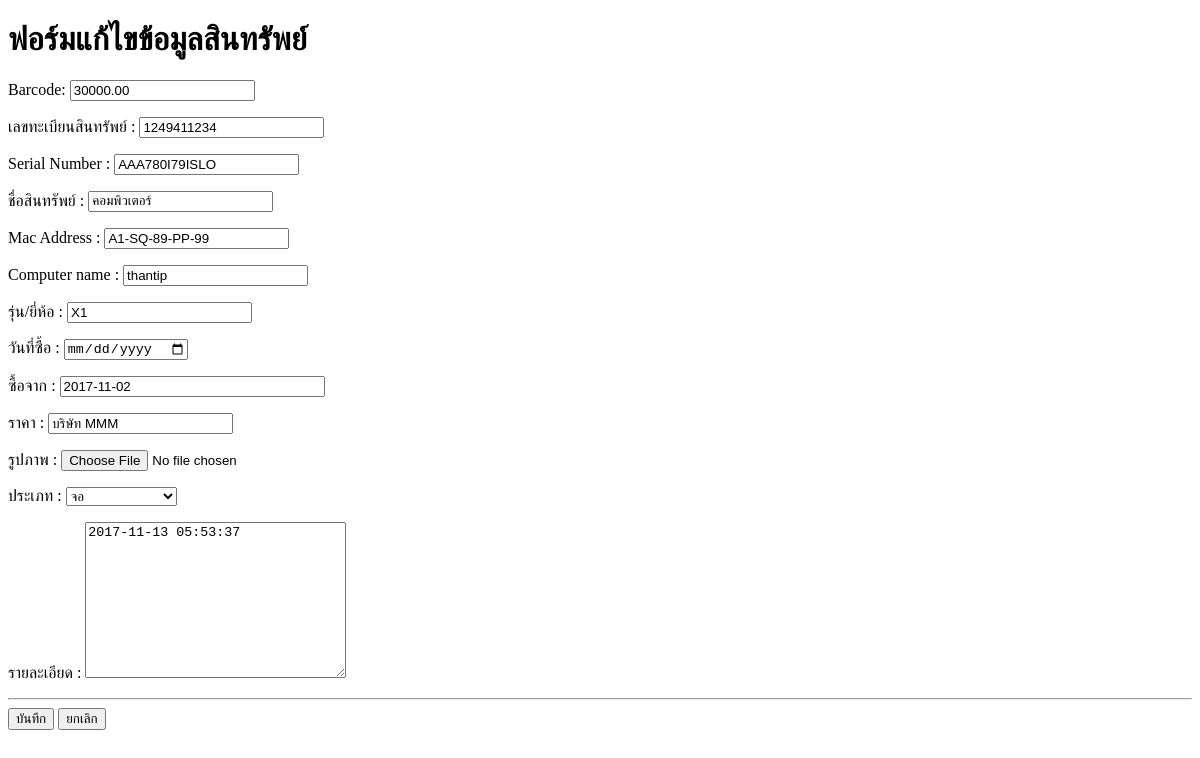
Page /TestNew/Program/edit_form.php on the earlier database version.
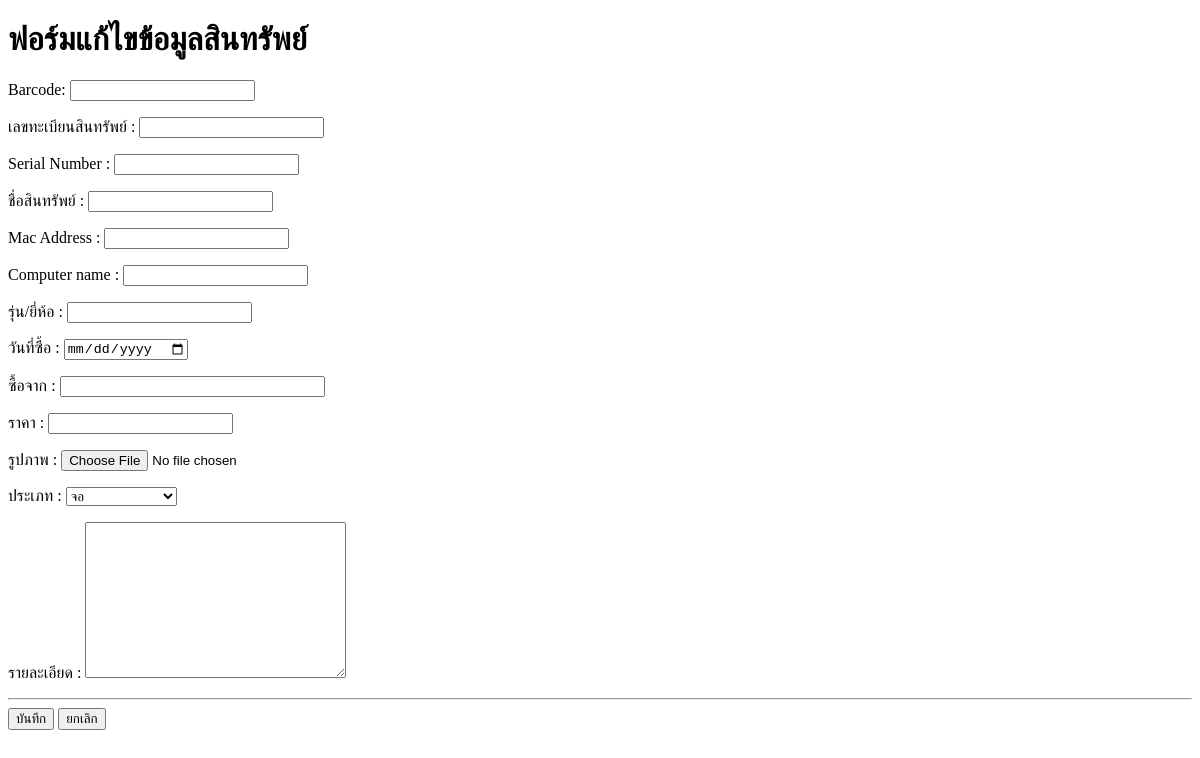
Same page on the later database version.
### tables this page shows
CREATE TABLE `asset` (
  `Asset_id` tinyint(4) UNSIGNED ZEROFILL NOT NULL,
  `Asset_code` char(12) NOT NULL,
  `Asset_serial` char(15) NOT NULL,
  `Asset_name` varchar(150) NOT NULL,
  `mac_address` char(20) NOT NULL,
  `computer_name` varchar(150) NOT NULL,
  `brand` varchar(150) NOT NULL,
  `Asset_date` date NOT NULL,
  `Asset_company` varchar(150) NOT NULL,
  `Asset_price` decimal(8,2) NOT NULL,
  `Asset_barcode` char(12) NOT NULL,
  `Asset_Category` varchar(200) NOT NULL,
  `Asset_photo` varchar(100) NOT NULL,
  `Asset_time` timestamp NOT NULL DEFAULT CURRENT_TIMESTAMP ON UPDATE CURRENT_TIMESTAMP,
  `detail` varchar(250) NOT NULL,
  `Asset_status` varchar(50) NOT NULL,
  `active_point` varchar(150) NOT NULL,
  `Asset_log` int(1) NOT NULL DEFAULT '1'
);

### TestNew/Program/edit_form.php (the view, shortened to what this page needs)
<!doctype html>
<html>
<head>
</head>
<body>
<?php
	$con=connect_db();
	$result=mysqli_query($con,"SELECT * FROM asset WHERE
	Asset_id='$_GET[Asset_id]'")  or die("SQL Error=>".mysqli_error($con));
	list($Asset_id,$Asset_code ,$Asset_serial ,$Asset_name ,$mac_address,$computer_name
	,$brand,$Asset_date ,$Asset_company ,$Asset_price,$Asset_barcode
	,$Category,$Asset_photo ,$Asset_time,$detail)=mysqli_fetch_row($result);
?>
<h1>ฟอร์มแก้ไขข้อมูลสินทรัพย์</h1>
<form action="update.php" method="post">
<p> Barcode: <input type="text"  name="Asset_barcode"  value="<?php echo $Asset_barcode ?>"></p>
<p>เลขทะเบียนสินทรัพย์  : <input type="text" name="Asset_code" size=20 value="<?php echo $Asset_code ?>"></p>
<p>Serial Number  : <input type="text" name="Asset_serial" size=20 value="<?php echo $Asset_serial?>"></p>
<p>ชื่อสินทรัพย์ : <input type="text" name="Asset_name" size=20 value="<?php echo $Asset_name ?>"></p>
<p>Mac Address : <input type="text" name="mac_address" size=20 value="<?php echo $mac_address?>"></p>
<p>Computer name : <input type="text" name="computer_name" size=20 value="<?php echo $computer_name ?>"></p>
<p>รุ่น/ยี่ห้อ : <input type="text" name="brand" value="<?php echo $brand ?>"></p>
<p>วันที่ซื้อ : <input type="date" name="Asset_date" size=20 value="<?php echo $Asset_date ?>"></p>
<p>ซื้อจาก : <input type="text" name="Asset_company" size=30 value="<?php echo $Asset_company ?>"></p>
<p>ราคา : <input type="text" name="Asset_price" size=20 value="<?php echo $Asset_price ?>"></p>
<p>รูปภาพ : <input type="file" name="Asset_photo" id="button3" value="<?php echo $Asset_photo ?>"></p>
<p>ประเภท : <select name="Category">
  <?php
 	  $result=mysqli_query($con,"SELECT Category_id,Category_name FROM category") or die("SQL ERROR ==>" .mysqli_error());
   while(list( $Category_id,$Category_name)=mysqli_fetch_row($result)){
	    $select=$Category_id==$Category?"selected":"" ;
		echo "<option value=$Category_id' $select>$Category_name</option>";
   }
   ?>
   </select>
    <p>รายละเอียด : <textarea name="	detail"  cols="30" rows="10"><?php echo $detail?></textarea></p><hr>
<input type="submit" name="button" id="button" value="บันทึก">
<input type="reset" name="button2" id="button2" value="ยกเลิก">
</body>
</html>

Differences in the rows shown:
removed asset: Asset_barcode "30000.00", Asset_code "1249411234", Asset_serial "AAA780I79ISLO", Asset_name "คอมพิวเตอร์", mac_address "A1-SQ-89-PP-99", computer_name "thantip", brand "X1", Asset_company "2017-11-02", Asset_price "บริษัท MMM", Asset_time "2017-11-13 05:53:37"
